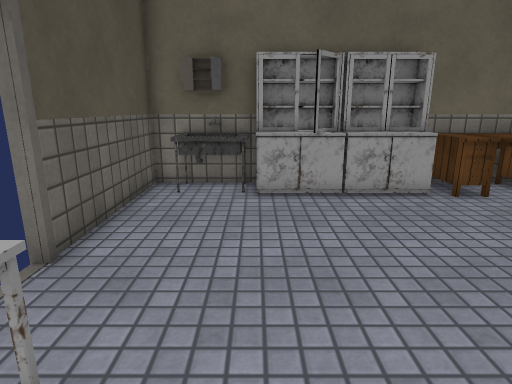
[1] (above)

12 first-person views from a walk through a Unity game level. The camera is 1.3 m above the floor, tilts 14° down and sees 75° across. The floor is counted in squares, 0.5 m on a side. Each view is taken from the middle of a square. On the plan, view 1 faces up. The plan holds only what a view shows up to about 20 squares ahead; the rest is blank. Some animated figures are left out. Door leaves are left out, so doorways stand open. Some surface patterns are stand-ins.

[2]
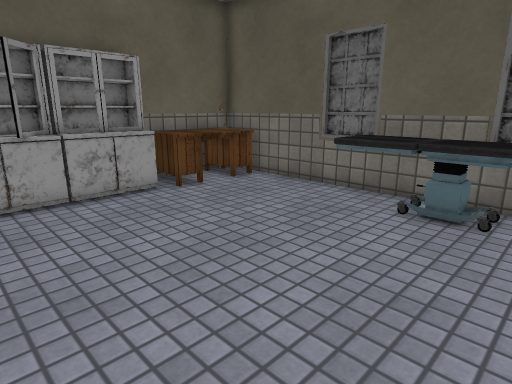

[3]
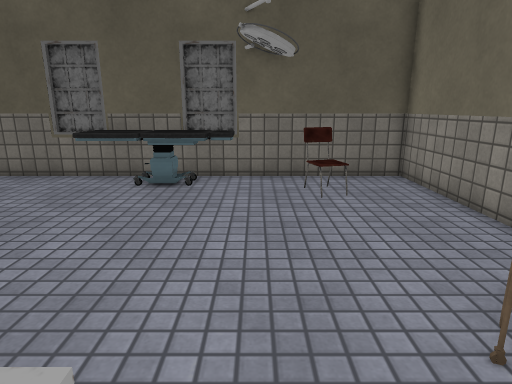

[4]
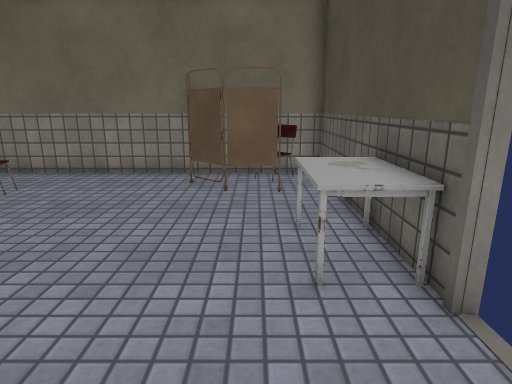

[5]
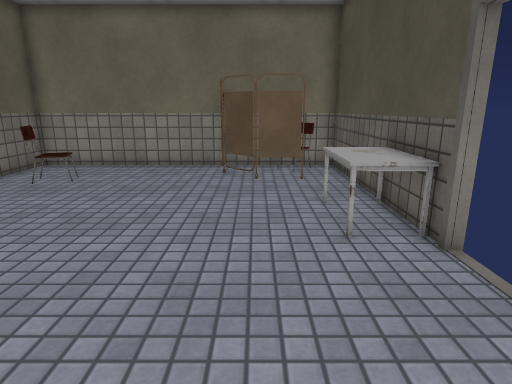

[6]
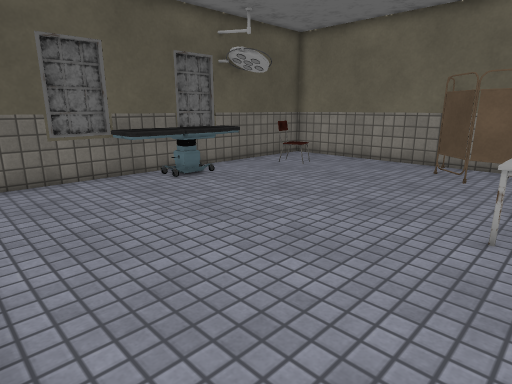

[7]
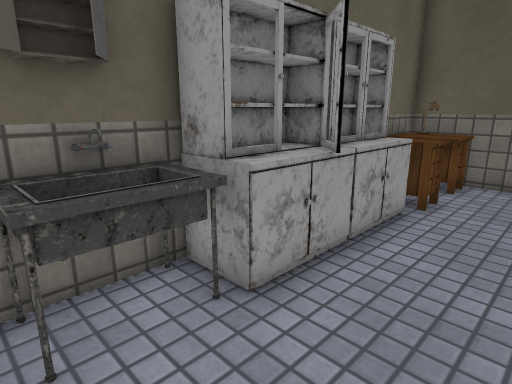

[8]
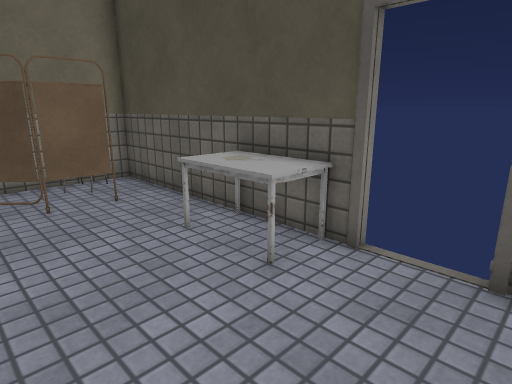

[9]
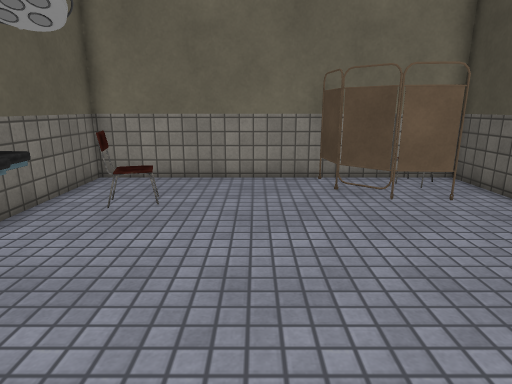

[10]
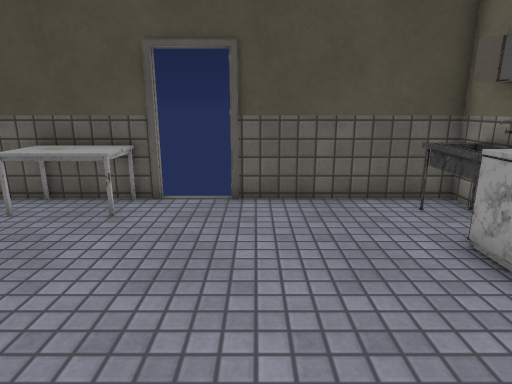

[11]
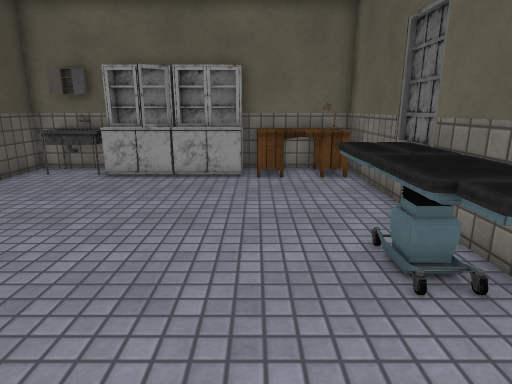

[12]
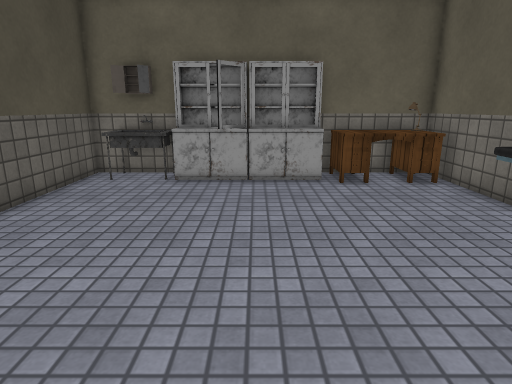

### Floor plan
Key: @ floor where view 1 was taken; # wall or solid block; . floor; D open door; = window, fence, low wall or low ledge; S sink; T table; C chair; H thing the floor can be seen under or through; O other object.
Columns run from 4 left of view 1 to 10 right of it. Each row starts with its distance up from view 1.
 12 ######  #######
 11 #SSS######TTTO#
 10 #.SS#=====TTTT#
  9 #.............#
  8 #.............#
  7 #.............#
  6 #.............#
  5 D...........OO#
  4 D...........OO#
  3 #T..........OO#
  2 TTT.........OO#
  1 TTT.........OO#
  0 TTT.@.......OO#
 -1 #.............#
 -2 #.............#
 -3 #..........OC.#
 -4 #..HHH........#
 -5 #....H........#
 -6 ##C..##.......#
 -7 ###############

Positions as (right, up) in squares from view 1, and headings:
1: (0, 0), facing up
2: (0, 0), facing up-right
3: (-3, -1), facing right
4: (-1, 7), facing down
5: (0, 9), facing down
6: (-3, 10), facing down-right
7: (-3, 7), facing up-right
8: (2, 6), facing down-left
9: (4, 6), facing down
10: (6, 6), facing left
11: (6, -3), facing up
12: (3, -2), facing up
